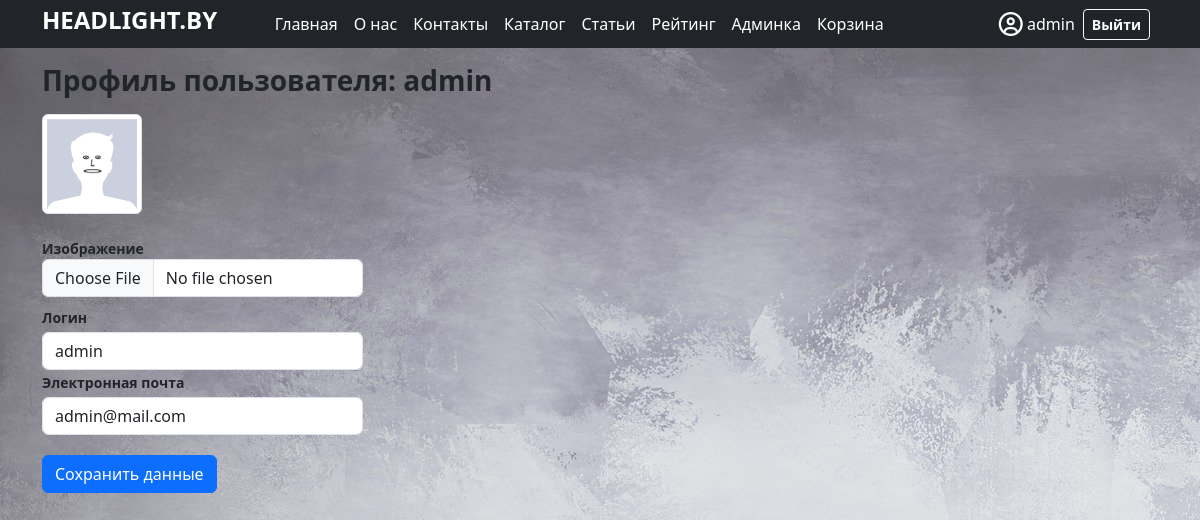
The page /profile (signed in) on the database its author committed.
### dj_app/models.py (models this page shows)
class User(AbstractUser):
    image = models.ImageField(upload_to='user_img', null=True, blank=True, verbose_name="Добавить изображение")
    is_verified_email = models.BooleanField(default=False)

### dj_app/views.py (the view)
# urls.py: path('profile', views.profile, name="profile"),  # Маршрут: Профиль
@login_required
def profile(request):
    if request.method == 'POST':
        form = UserProfileForm(instance=request.user, data=request.POST, files=request.FILES)
        if form.is_valid():
            form.save()
            print("Успешно")
            return HttpResponseRedirect(reverse('profile'))
        else:
            print(form.errors)
    else:
        form = UserProfileForm(instance=request.user)
    context = {"form": form}
    return render(request, "registration/profile.html", context=context)

### dj_app/forms.py
class UserProfileForm(UserChangeForm):
    image = forms.ImageField(label="Изображение", widget=forms.FileInput(attrs={'type': 'file', 'class': 'form-control'}), required=False)
    username = forms.CharField(label="Никнейм", max_length=10, widget=forms.widgets.TextInput(attrs={'class': 'form-control', 'id': "floatingInput", "placeholder": "Username", 'readonly': True}))
    email = forms.EmailField(label="Email", widget=forms.widgets.EmailInput(
        attrs={'type': 'email', 'class': 'form-control', 'id': 'floatingInput', 'placeholder': 'login@example.com', 'readonly': True}))
    class Meta:
        model = User
        fields = ('image', 'username', 'email')

### dj_app/context_processors.py (called while the page is built)
def baskets(request):
    user = request.user
    return {'baskets': Basket.objects.filter(user=user) if user.is_authenticated else []}

### templates/registration/profile.html (shortened to what this page needs)
{% extends "base.html" %}
{% load static %}
{% block body %}
<div class="container">
    <div class="row">
        <div class="col-lg-7">
            <h3 class="mt-3 mb-3"><b>Профиль пользователя: {{ user }}</b></h3>
            <div class="col-lg-12 text-left">
                <img width="100" height="100"
                     src="{% if user.image %} {{ user.image.url }} {% else %} {% static '/img/avatar.jpg' %} {% endif %}" class="img-thumbnail">
            </div>
            <br>
            <form method="post" action="" enctype="multipart/form-data">
                <div class="form-row mb-2">
                    <div class="col-lg-6">
                        <div class="small mb-1">
                            <label for="{{ form.image.id_for_lable }}"><b>Изображение</b></label>
                            {{ form.image }}
                        </div>
                    </div>
                </div>
                <div class="form-row">
                    <div class="col-lg-6">
                        <label class="small mb-1" for="{{ form.username.id_for_lable }}"><b>Логин</b></label>
                        {{ form.username }}
                    </div>
                    <div class="col-lg-6">
                        <label class="small mb-1" for="{{ form.email.id_for_lable }}"><b>Электронная почта</b></label>
                        {{ form.email }}
                    </div>
                </div>
                <div class="form-row">
                    <div class="col-lg-12" style="margin-top: 20px;">
                        <button type="submit" class="btn btn-primary">Сохранить данные</button>
                    </div>
                </div>
            </form>
        </div>
    </div>
</div>
{% endblock %}

### templates/base.html (shortened to what this page needs)
<!DOCTYPE html>
{% load static %}
<html lang="ru">
<head>
    <link href="{% static 'style.css' %}" rel="stylesheet">
    <link href="https://cdn.jsdelivr.net/npm/bootstrap@5.3.0-alpha1/dist/css/bootstrap.min.css" rel="stylesheet">
    <link rel="stylesheet" href="https://cdn.jsdelivr.net/npm/@fortawesome/fontawesome-free@6.2.1/css/fontawesome.min.css">
</head>
<body background="{% static 'img/fone.jpg' no-repeat; %}">
<header class="p-1 bg-dark text-white sticky-top">
    <div class="container">
        <div class="d-flex flex-wrap align-items-center justify-content-center justify-content-lg-start">
            <a href="/" class="d-flex align-items-center mb-2 mb-lg-0 text-white text-decoration-none">
                <span class="fs-3 text-white"><h4><b>HEADLIGHT.BY</b></h4></span>
            </a>
            {% if user.is_authenticated %}
            <ul class="nav col-12 col-lg-auto mx-lg-auto mb-2 justify-content-center mb-md-0">
                <li><a href="{% url 'index' %}" class="nav-link px-2 text-white">Главная</a></li>
                <li><a href="{% url 'about' %}" class="nav-link px-2 text-white">О нас</a></li>
                <li><a href="{% url 'contacts' %}" class="nav-link px-2 text-white">Контакты</a></li>
                <li><a href="{% url 'products' %}" class="nav-link px-2 text-white">Каталог</a></li>
                <li><a href="{% url 'articles' %}" class="nav-link px-2 text-white">Статьи</a></li>
                <li><a href="{% url 'rating' %}" class="nav-link px-2 text-white">Рейтинг</a></li>
                {% if user.is_superuser %}
                <li><a href="admin/" class="nav-link px-2 text-white">Админка</a></li>
                {% endif %}
                <li><a href="{% url 'basket' %}" class="nav-link px-2 text-white">Корзина</a></li>
            </ul>
            <ul class="nav col-12 col-lg-auto ms-lg-auto mb-2 justify-content-center mb-md-0">
                <li><a href="{% url 'profile' %}" class="nav-link px-2 text-white"><i class="fa-regular fa-circle-user fa-xl"></i> {{ user.get_username }}</a></li>
            </ul>
            {% endif %}
            <div class="text-end">
                {% if user.is_authenticated %}
                    <a href="/logout"><button type="button" class="btn btn-outline-light btn-sm me-2"><b>Выйти</b></button></a>
                {% else %}
                    <a href="/login?next={{ request.path }}"><button type="button" class="btn btn-outline-light btn-sm me-2"><b>Войти</b></button></a>
                    <a href="{% url 'registration' %}"><button type="button" class="btn btn-warning btn-sm"><b>Зарегистрироваться</b></button></a>
                {% endif %}
            </div>
        </div>
    </div>
</header>
{% block body %}{% endblock body %}
</body>
</html>

### rows shown on the page
User: get_username "admin", username "admin", image (picture), email "admin@mail.com"
